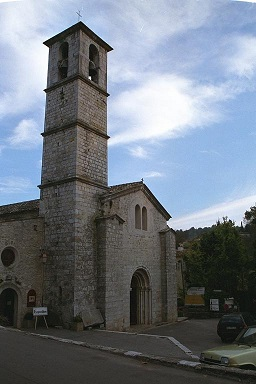
//> input picture VFC_opencv/vfc_opencv/image/church1.jpg, 256 x 384 px
$ ./main   (built with g++ and OpenCV 4)
//> lines starting //> are read from the running program, lines starting //| are printed output that depends on the picture
// This is a demo for mismatch removal by vector field consensus (VFC)
//
// Reference
// [1] Jiayi Ma, Ji Zhao, Jinwen Tian, Alan Yuille, and Zhuowen Tu.
//     Robust Point Matching via Vector Field Consensus,
//     IEEE Transactions on Image Processing, 23(4), pp. 1706-1721, 2014
// [2] Jiayi Ma, Ji Zhao, Jinwen Tian, Xiang Bai, and Zhuowen Tu.
//     Regularized Vector Field Learning with Sparse Approximation for Mismatch Removal,
//     Pattern Recognition, 46(12), pp. 3519-3532, 2013
//
// The main function is based on the tutorial of opencv:
// http://docs.opencv.org/doc/tutorials/features2d/feature_description/feature_description.html#feature-description

//#include <stdio.h>
#include <iostream>
#include "opencv2/core/core.hpp"
#include "opencv2/features2d/features2d.hpp"
#include "opencv2/highgui/highgui.hpp"
#include "opencv2/nonfree/features2d.hpp"

#include "vfc.h"

using namespace cv;


/** @function main */
int main()
{


	Mat img_1 = imread("C:\\church1.jpg", CV_LOAD_IMAGE_GRAYSCALE);
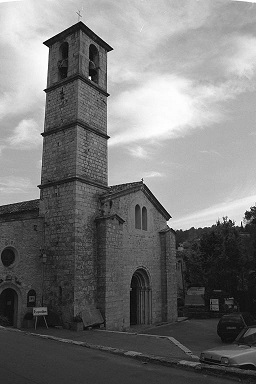
//> img_1: 384 rows x 256 cols, CV_8UC1; min 0, max 255, mean 118.8
	Mat img_2 = imread("C:\\church2.jpg", CV_LOAD_IMAGE_GRAYSCALE);
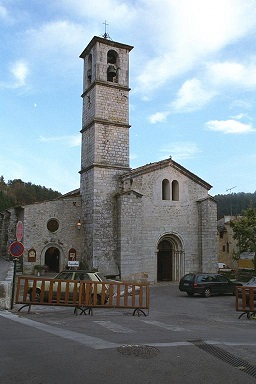
//> input picture VFC_opencv/vfc_opencv/image/church2.jpg, 256 x 384 px
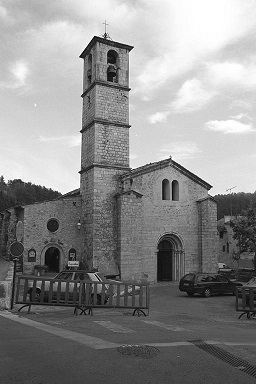
//> img_2: 384 rows x 256 cols, CV_8UC1; min 0, max 255, mean 139.3

	if (!img_1.data || !img_2.data)
	{
		return -1;
	}

	//-- Step 1: Detect the keypoints using SURF Detector
	int minHessian = 400;

//> (the run ends here: the program needs code that is not available in this run, at `SurfFeatureDetector detector(minHessian);`)
